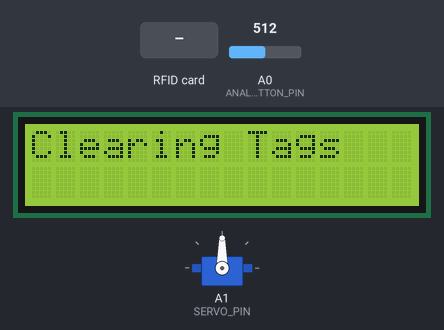
Recording of a sketch running on a simulated Arduino Uno, built with avr-gcc and run on an emulated ATmega328P. On the bench: 16×2 character LCD, servo. The inputs (shaded band) are chosen by the test bench; at power-on: A0 (ANALOG_BUTTON_PIN) = 512. EEPROM starts erased.

Above: at 1.3 s.
1.4 s: A0 (ANALOG_BUTTON_PIN) set to 459
8.3 s: A0 (ANALOG_BUTTON_PIN) set to 436
At 12.4 s:
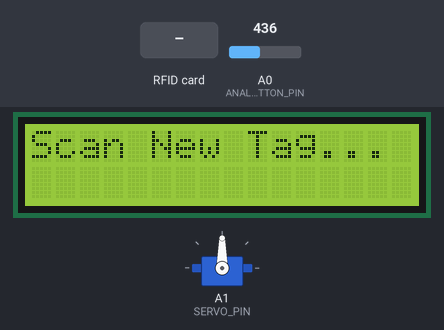
12.7 s: RFID card 5E 7A 19 C4 held to the reader
At 14.2 s:
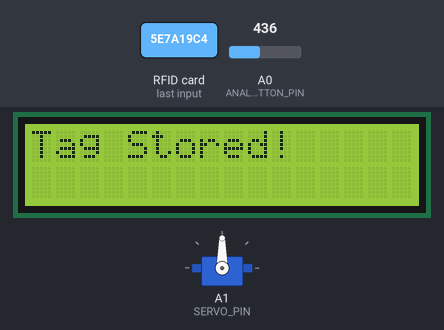
17.0 s: RFID card 5E 7A 19 C4 held to the reader
At 19.0 s:
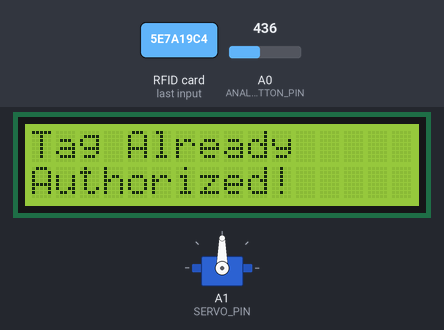
Timing chart, 0 to 20.5 s (numbered marks = the images above; inputs shaded):
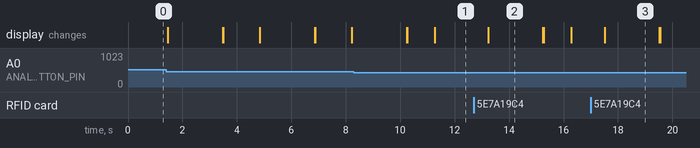

Measured:
- the behaviour switches between 450 and 449 on A0 (ANALOG_BUTTON_PIN) (found by bisection; images 0 and 1)
- after the input at 8.3 s, the display: first differs from a run without the input after 2.0 s (image 1 shows a later state)
- after the input at 12.7 s, the display: changes after 0.54 s (image 2)
- after the input at 17.0 s, the display: changes after 0.51 s (image 3)
- what the display in image 2 shows lasts 2.0 s, from 13.2 s to 15.2 s

The sketch:

Arduino-RFID.ino
```cpp
#include <SPI.h>
#include <MFRC522.h>
#include <LiquidCrystal.h>
#include <EEPROM.h>
#include <Servo.h>

#define RST_PIN 9
#define SS_PIN 10
#define ANALOG_BUTTON_PIN A0
#define SERVO_PIN A1  // Use A1 for servo

MFRC522 mfrc522(SS_PIN, RST_PIN);  // RFID
LiquidCrystal lcd(7, 6, 5, 4, 3, 2);  // LCD
Servo myServo;  // Servo object

String tagID = "";
byte readCard[4];
int buttonPressed = 0;

int getButton() {
  int val = analogRead(ANALOG_BUTTON_PIN);
  if (val < 100) return 1; //right
  if (val < 200) return 2; //up
  if (val < 300) return 3; //down
  if (val < 450) return 4; //left
  if (val < 800) return 5; //select
  return 0;
}

void setup() {
  Serial.begin(9600);
  SPI.begin();
  mfrc522.PCD_Init();
  pinMode(A1,OUTPUT);

  lcd.begin(16, 2);
  lcd.print(" Access Control ");
  lcd.setCursor(0, 1);
  lcd.print("Scan Your Card>>");

  myServo.attach(SERVO_PIN);
  myServo.write(90);  // Closed
}

void loop() {
  buttonPressed = getButton();

  if (buttonPressed == 4) {
    lcd.clear();
    lcd.print("Learning Mode");
    delay(1000);
    learnNewTag();
  } else if (buttonPressed == 5) {
    lcd.clear();
    lcd.print("Clearing Tags");
    delay(1000);
    clearEEPROM();
  }

  while (getID()) {
    lcd.clear();
    lcd.setCursor(0, 0);

    if (isTagAuthorized()) {
      lcd.print(" Access Granted!");
      lcd.setCursor(0, 1);
      lcd.print("ID: ");
      lcd.print(tagID);
      activateServo();
      delay(200);
      resetLCD();
    } else {
      lcd.print(" Access Denied!");
      lcd.setCursor(0, 1);
      lcd.print("ID: ");
      lcd.print(tagID);
      delay(2000);
      resetLCD();
    }
  }
}

boolean getID() {
  if (!mfrc522.PICC_IsNewCardPresent()) return false;
  if (!mfrc522.PICC_ReadCardSerial()) return false;

  tagID = "";
  for (uint8_t i = 0; i < 4; i++) {
    readCard[i] = mfrc522.uid.uidByte[i];
    if (readCard[i] < 0x10) tagID.concat("0");
    tagID.concat(String(readCard[i], HEX));
    if (i < 3) tagID.concat(" ");
  }

  tagID.toUpperCase();
  mfrc522.PICC_HaltA();
  return true;
}

void resetLCD() {
  lcd.clear();
  lcd.print(" Access Control ");
  lcd.setCursor(0, 1);
  lcd.print("Scan Your Card>>");
}

bool isTagAuthorized() {
  byte storedTag[4];
  int tagCount = EEPROM.read(100);

  for (int i = 0; i < tagCount; i++) {
    for (int j = 0; j < 4; j++) {
      storedTag[j] = EEPROM.read(i * 4 + j);
    }

    String tempID = "";
    for (int k = 0; k < 4; k++) {
      if (storedTag[k] < 0x10) tempID.concat("0");
      tempID.concat(String(storedTag[k], HEX));
      if (k < 3) tempID.concat(" ");
    }
    tempID.toUpperCase();

    if (tempID == tagID) return true;
  }

  return false;
}

void learnNewTag() {
  lcd.clear();
  lcd.print("Scan New Tag...");
  while (!getID());
  delay(500);

  if (isTagAuthorized()) {
    lcd.clear();
    lcd.print("Tag Already");
    lcd.setCursor(0, 1);
    lcd.print("Authorized!");
    delay(2000);
    resetLCD();
    return;
  }

  int tagCount = EEPROM.read(100);
  if (tagCount >= 10) {
    lcd.clear();
    lcd.print("Storage Full!");
    delay(2000);
    resetLCD();
    return;
  }

  for (int i = 0; i < 4; i++) {
    EEPROM.write(tagCount * 4 + i, readCard[i]);
  }

  EEPROM.write(100, tagCount + 1);

  lcd.clear();
  lcd.print("Tag Stored!");
  delay(2000);
  resetLCD();
}

void clearEEPROM() {
  for (int i = 0; i < 100; i++) {
    EEPROM.write(i, 0);
  }
  EEPROM.write(100, 0);

  lcd.clear();
  lcd.print("EEPROM Cleared!");
  delay(2000);
  resetLCD();
}

void activateServo() {
  myServo.write(0);    // Full speed one direction (open)
  delay(150);         // Run
  myServo.write(90);   // Stop
  delay(5000);         // Wait
  myServo.write(180);  // Full speed other direction (close)
  delay(150);         // Run
  myServo.write(90);   // Stop
}
```
